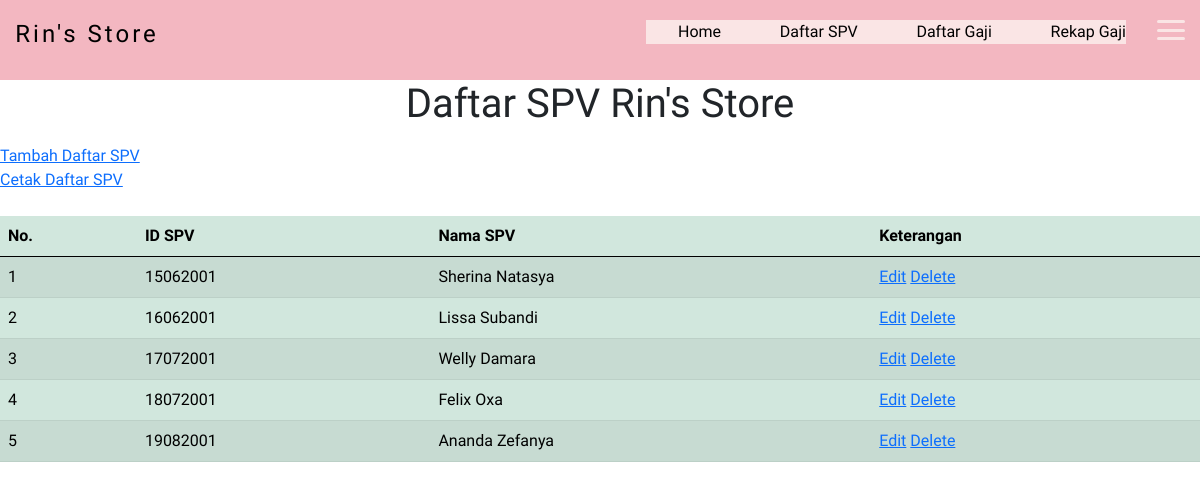
Page /spv.php on the committed database.
### tables this page shows
CREATE TABLE `tb_spv` (
  `id_spv` varchar(10) NOT NULL,
  `nama_spv` varchar(15) DEFAULT NULL
);

### connection.php (called while the page is built)
<?php
class Connection
{
    public function get_connection()
    {
        $host = "localhost";
        $database = "db_gaji";
        $username = "root";
        $password = "";
        $connect = new mysqli($host, $username, $password, $database);
        return $connect;
    }
}

### model.php (called while the page is built, shortened)
<?php
include 'connection.php';
class Model extends Connection
{
    public function __construct()
    {
        $this->conn = $this->get_connection();
    }
public function tampil_spv()
    {
        $sql = "SELECT * FROM tb_spv";
        $bind = $this->conn->query($sql);
        while ($obj = $bind->fetch_object()) {
            $baris[] =$obj;
        }
        if (!empty($baris)) {
            return $baris;
        }
    }
}

### spv.php (the view, shortened to what this page needs)
<?php
include 'model.php';
$model = new Model();
$index = 1;
?>
<!doctype html>
<html lang="en">
<head>
    <link href="https://cdn.jsdelivr.net/npm/bootstrap@5.0.1/dist/css/bootstrap.min.css" rel="stylesheet">
    <link rel="stylesheet" href="style.css">
</head>
<body>
<nav>
    <div class="logo">
        <h4>Rin's Store</h4>
    </div>
    <ul>
         <li><a href="index.php">Home</a></li>
        <li><a href="spv.php">Daftar SPV</a></li>
        <li><a href="gaji.php">Daftar Gaji</a></li>
        <li><a href="rekap.php">Rekap Gaji</a></li>
    </ul>
    <div class="menu-toggle">
        <span></span>
        <span></span>
        <span></span>
</div>
</nav>
<h1><p style="text-align:center">Daftar SPV Rin's Store</h1></p>
        <a href="createspv.php">Tambah Daftar SPV</a>
        <br>
        <a href="printspv.php" target="_blank">Cetak Daftar SPV</a>
        <br>
        <br>
            <thead>
                <tr>
                <div class="menu-toggle">
            <table class="table table-success table-striped">
            <thead>
                <tr>
                    <th>No.</th>
                    <th>ID SPV</th>
                    <th>Nama SPV</th>
                    <th>Keterangan</th>
                </tr>
            </thead>
            <tbody>
                <?php
                $result = $model->tampil_spv();
                if (!empty($result)) {
                    foreach ($result as $data) : ?>
                        <tr>
                            <td><?= $index++ ?></td>
                            <td><?= $data->id_spv ?></td>
                            <td><?= $data->nama_spv ?></td>
                            <td>
                                <a name="edit" id="edit" href="editspv.php?id_spv=<?= $data->id_spv ?>">Edit</a>
                                <a name="hapus" id="hapus" href="proses.php?id_spv=<?= $data->id_spv ?>">Delete</a>
                            </td>
                        </tr>
                    <?php endforeach;
                } else { ?>
                    <tr>
                    <p style="text-align:center"><td colspan="5">Tida Ada Data</td></p>
                    </tr>
                <?php } ?>
            </tbody>
        </table>
    </div>
</body>
</html>

### style.css (style rules this page uses)
* { margin: 0; padding: 0; }
body { font-family: 'Pangolin', cursive; overflow-x: hidden; }
nav { display: flex; background-color: rgb(243, 183, 193); justify-content: space-around; padding: 20px 0; color: rgb(0, 0, 0); }
nav .logo { font-family: 'Pangolin', cursive; letter-spacing: 3px; width: 50%; }
nav ul { display: flex; list-style: none; width: 40%; justify-content: space-between; background-color: rgb(250, 229, 229); }
nav ul li a { color: rgb(0, 0, 0); text-decoration: none; }
.menu-toggle { display: flex; flex-direction: column; height: 20px; justify-content: space-between; position: relative; }
.menu-toggle span { display: block; width: 28px; height: 3px; background-color: rgb(250, 229, 229); border-radius: 3px; transition: all 0.5s; }
.menu-toggle span:nth-child(2) { transform-origin: 0 0 ; }
.menu-toggle span:nth-child(4) { transform-origin: 0 100% ; }

### rows in the picture
tb_spv: id_spv "15062001", nama_spv "Sherina Natasya"
tb_spv: id_spv "16062001", nama_spv "Lissa Subandi"
tb_spv: id_spv "17072001", nama_spv "Welly Damara"
tb_spv: id_spv "18072001", nama_spv "Felix Oxa"
tb_spv: id_spv "19082001", nama_spv "Ananda Zefanya"
